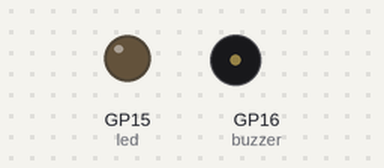
This program was run on a simulated Raspberry Pi Pico running MicroPython. Shown: output pins drawn as LEDs (lit = HIGH), buzzer (waves = sounding). What the program prints to the serial console is not drawn. At 20.2 s the program stops and its outputs stay as they are.

Above: at 1.6 s.
At 18.5 s:
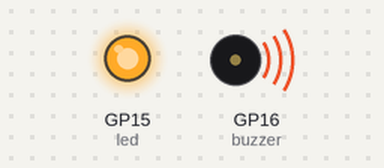
Timing chart, 0 to 21.3 s (numbered marks = the images above):
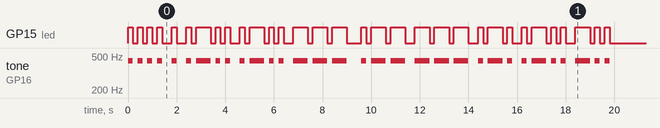

Measured:
- by itself, GP15 (led): LOW → HIGH at 0.00 s, → LOW 0.20 s later, → HIGH 0.20 s later, → LOW 0.20 s later, … (64 changes in this stretch)
- by itself, tone on GP16 (buzzer): plays 440 Hz for 0.20 s, 440 Hz for 0.20 s, 440 Hz for 0.20 s, 440 Hz for 0.20 s, 440 Hz for 0.20 s, 440 Hz for 0.20 s … (32 notes in this stretch)

The program:

morse-led-buzzer.py
```python
from machine import Pin, PWM, Timer
from time import sleep_ms

# Configurando o pino 15 como saída para controlar o LED.
led = Pin(15, Pin.OUT)

# Configurando o pino 16 para controlar o buzzer com PWM
buzzer = PWM(Pin(16))
buzzer.duty_u16(0)  # Desliga o buzzer inicialmente
buzzer.freq(440)

# Dicionário que relaciona letras e números ao código Morse.
morse_code = {
    'A': '.-', 'B': '-...', 'C': '-.-.', 'D': '-..', 'E': '.', 'F': '..-.',
    'G': '--.', 'H': '....', 'I': '..', 'J': '.---', 'K': '-.-', 'L': '.-..',
    'M': '--', 'N': '-.', 'O': '---', 'P': '.--.', 'Q': '--.-', 'R': '.-.',
    'S': '...', 'T': '-', 'U': '..-', 'V': '...-', 'W': '.--', 'X': '-..-',
    'Y': '-.--', 'Z': '--..', '1': '.----', '2': '..---', '3': '...--',
    '4': '....-', '5': '.....', '6': '-....', '7': '--...', '8': '---..',
     '9': '----.', '0': '-----'
}

# Função que pisca o LED e emite som para representar o código Morse.
def flash_morse_code(morse):
    for char in morse:
        if char == '.':
            led.on()
            buzzer.duty_u16(1000)
            sleep_ms(200)
        elif char == '-':
            led.on()
            buzzer.duty_u16(1000)
            sleep_ms(600)
        led.off()
        buzzer.duty_u16(0)
        sleep_ms(200)

# Função que converte texto em código Morse.
def text_to_morse(text):
    morse = ""
    for char in text:
        if char.upper() in morse_code:
            morse += morse_code[char.upper()] + " "
        else:
            morse += " "
    return morse

# Converte o texto "Hello World" em código Morse e imprime.
code = text_to_morse("Hello World")
print("Morse Code:", code)

# Piscando o LED para representar o código Morse.
flash_morse_code(code)
```
